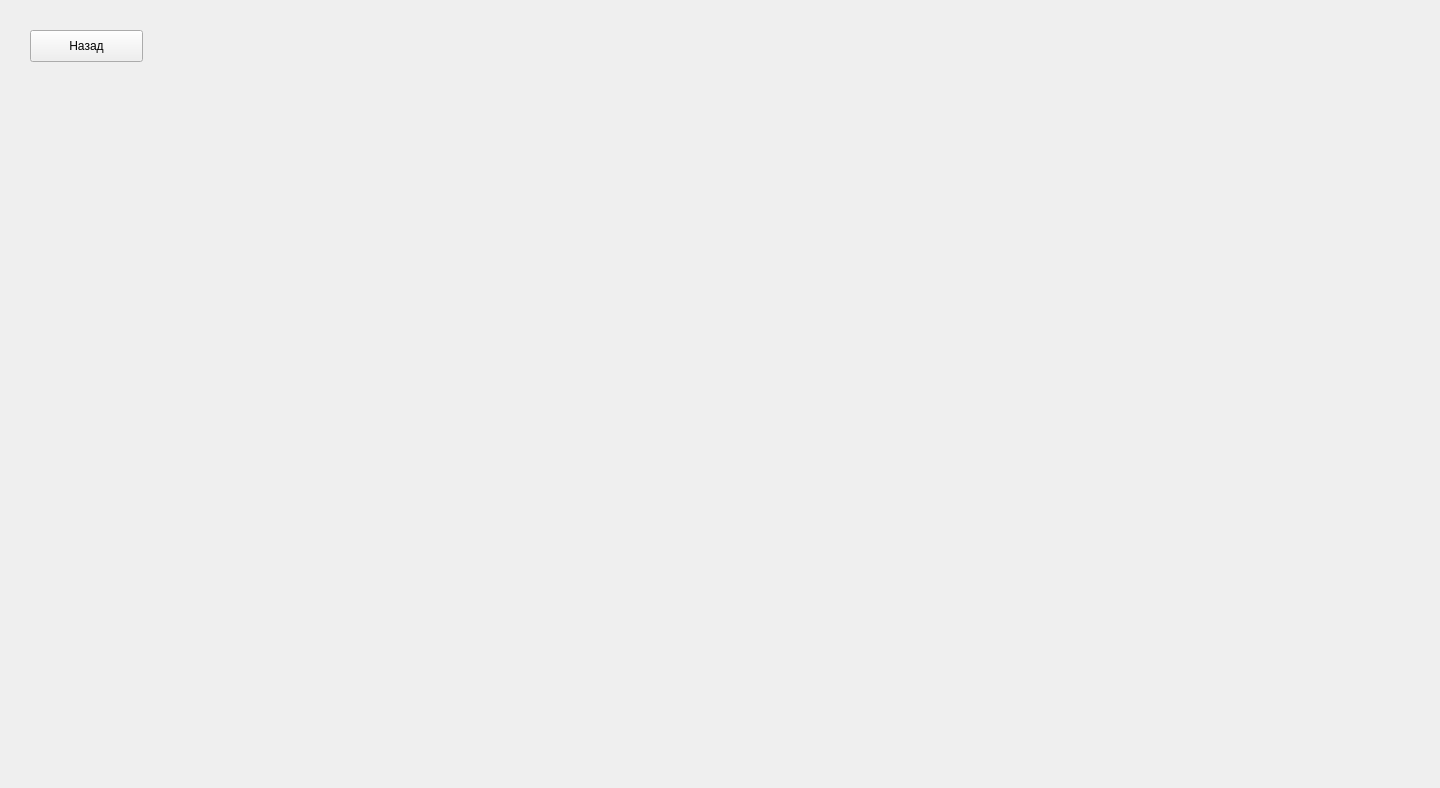
<?xml version="1.0" encoding="UTF-8"?>
<ui version="4.0">
 <class>medCare</class>
 <widget class="QMainWindow" name="medCare">
  <property name="geometry">
   <rect>
    <x>0</x>
    <y>0</y>
    <width>1440</width>
    <height>788</height>
   </rect>
  </property>
  <property name="windowTitle">
   <string>MainWindow</string>
  </property>
  <widget class="QWidget" name="centralwidget">
   <widget class="QPushButton" name="back_intoMain">
    <property name="geometry">
     <rect>
      <x>30</x>
      <y>30</y>
      <width>113</width>
      <height>32</height>
     </rect>
    </property>
    <property name="text">
     <string>Назад</string>
    </property>
   </widget>
  </widget>
 </widget>
 <resources/>
 <connections/>
</ui>
